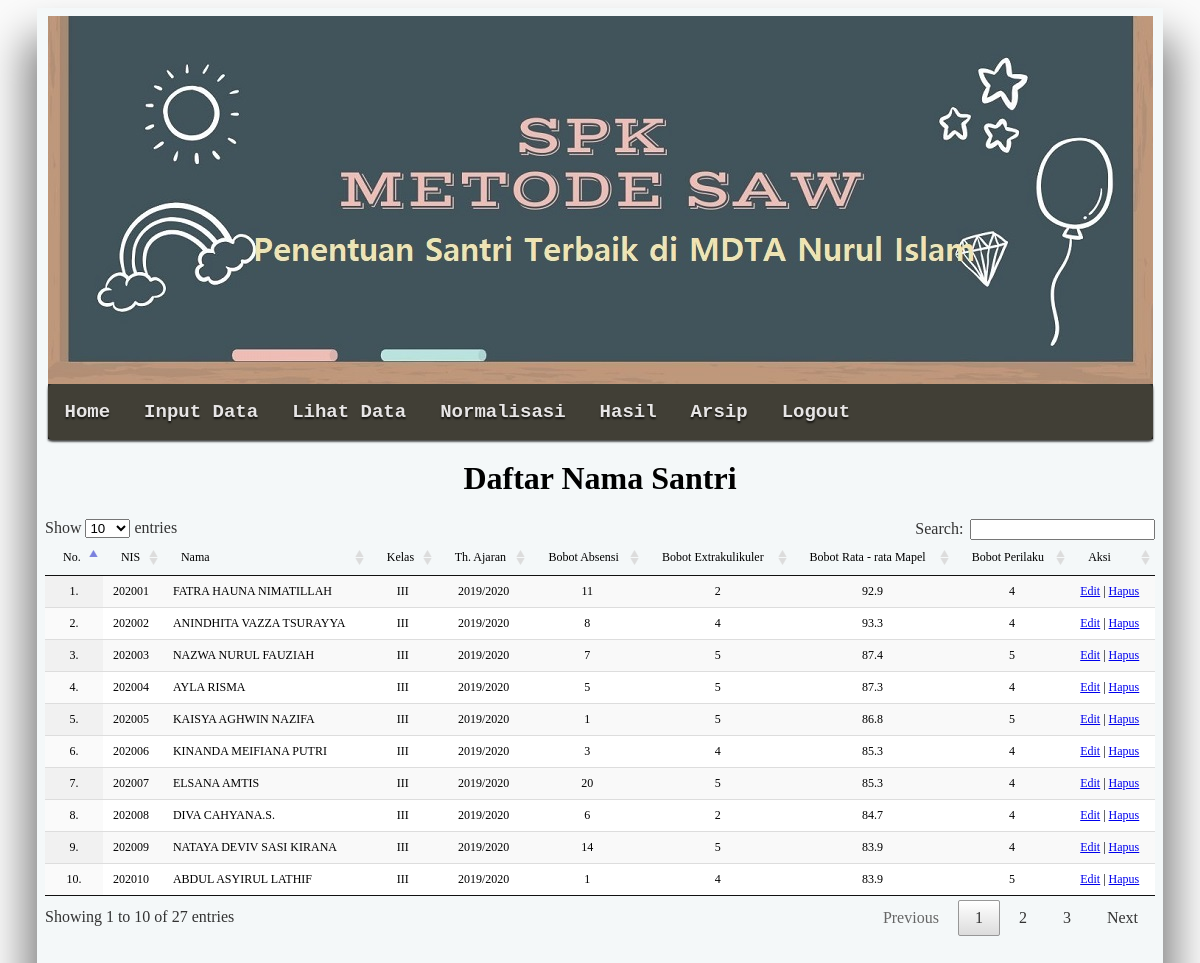
Page /view.php (signed in) on the committed database.
### tables this page shows
CREATE TABLE `tbl_santri` (
  `id_santri` int(11) NOT NULL,
  `nik` int(11) NOT NULL,
  `nis` int(11) NOT NULL,
  `nama` varchar(50) NOT NULL,
  `kelas` varchar(5) NOT NULL,
  `th_ajaran` varchar(50) NOT NULL,
  `alamat` varchar(50) NOT NULL,
  `status` tinyint(4) NOT NULL DEFAULT 0
);

CREATE TABLE `tbl_matrik` (
  `id_matrik` int(11) NOT NULL,
  `nik` int(11) NOT NULL,
  `kriteria1_absensi` int(11) NOT NULL,
  `kriteria2_extrakulikuler` int(11) NOT NULL,
  `kriteria3_mapel` float NOT NULL,
  `kriteria4_perilaku` int(11) NOT NULL,
  `status` tinyint(4) NOT NULL DEFAULT 0
);

### view.php (the view, shortened to what this page needs)
<?php
require_once"koneksi.php";
?>
<html>
<head>
	<link rel="stylesheet" type="text/css" href="assets/css/jquery.dataTables.css">
	<link rel="stylesheet" href="css/style.css" type="text/css" />
	<link rel="stylesheet" href="css/menu.css" type="text/css" media="screen">
</head>
<body>
	<?php include'templates/header.php'; ?>
				<h1> Daftar Nama Santri </h1>
				<table id='example' class='display' cellspacing='0' width='100%'>
					<thead>
						<tr>
							<td>No.</td>
							<td>NIS</td>
							<td>Nama</td>
							<td>Kelas</td>
							<td>Th. Ajaran</td>
							<td>Bobot Absensi</td>
							<td>Bobot Extrakulikuler</td>
							<td>Bobot Rata - rata Mapel</td>
							<td>Bobot Perilaku</td>
							<td>Aksi</td>
						</tr>
					</thead>
					<?php
					$query = mysqli_query($koneksi, "SELECT * FROM tbl_santri, tbl_matrik WHERE tbl_matrik.nik=tbl_santri.nik AND tbl_matrik.status='0' AND tbl_santri.status='0' ORDER BY tbl_matrik.nik ASC") or die(mysqli_error($koneksi));
						$no = 1;
						while($data = mysqli_fetch_assoc($query)){ ?>
						<tr>
							<td align="center"><?= $no++; ?>.</td>
							<td><?= $data['nis']; ?></td>
							<td><?= $data['nama']; ?></td>
							<td align="center"><?= $data['kelas']; ?></td>
							<td align="center"><?= $data['th_ajaran']; ?></td>
							<td align="center"><?= $data['kriteria1_absensi']; ?></td>
							<td align="center"><?= $data['kriteria2_extrakulikuler']; ?></td>
							<td align="center"><?= $data['kriteria3_mapel']; ?></td>
							<td align="center"><?= $data['kriteria4_perilaku']; ?></td>
							<td>
								<a href="edit.php?nik=<?= $data['nik']; ?>">Edit</a> |
								<a href="proses/hapus.php?nik=<?= $data['nik']; ?>" onclick="return confirm('Yakin akan menghapus data?')">Hapus</a>
							</td>
						</tr>
						<?php
						}
					?>
				</table>
		</div>
	</div>
</body>
</html>

### css/style.css (style rules this page uses)
body { background:#fbfbfb; }
table, tr, td { font-size: 12px; }

### view.php (style rules this page uses)
table, tr, td { font-size: 12px; }

### rows in the picture
tbl_santri: nis "202001", nama "FATRA HAUNA NIMATILLAH", kelas "III", th_ajaran "2019/2020", tbl_matrik.kriteria1_absensi "11", tbl_matrik.kriteria2_extrakulikuler "2", tbl_matrik.kriteria3_mapel "92.9", tbl_matrik.kriteria4_perilaku "4"
tbl_santri: nis "202002", nama "ANINDHITA VAZZA TSURAYYA", kelas "III", th_ajaran "2019/2020", tbl_matrik.kriteria1_absensi "8", tbl_matrik.kriteria2_extrakulikuler "4", tbl_matrik.kriteria3_mapel "93.3", tbl_matrik.kriteria4_perilaku "4"
tbl_santri: nis "202003", nama "NAZWA NURUL FAUZIAH", kelas "III", th_ajaran "2019/2020", tbl_matrik.kriteria1_absensi "7", tbl_matrik.kriteria2_extrakulikuler "5", tbl_matrik.kriteria3_mapel "87.4", tbl_matrik.kriteria4_perilaku "5"
tbl_santri: nis "202004", nama "AYLA RISMA", kelas "III", th_ajaran "2019/2020", tbl_matrik.kriteria1_absensi "5", tbl_matrik.kriteria2_extrakulikuler "5", tbl_matrik.kriteria3_mapel "87.3", tbl_matrik.kriteria4_perilaku "4"
tbl_santri: nis "202005", nama "KAISYA AGHWIN NAZIFA", kelas "III", th_ajaran "2019/2020", tbl_matrik.kriteria1_absensi "1", tbl_matrik.kriteria2_extrakulikuler "5", tbl_matrik.kriteria3_mapel "86.8", tbl_matrik.kriteria4_perilaku "5"
tbl_santri: nis "202006", nama "KINANDA MEIFIANA PUTRI", kelas "III", th_ajaran "2019/2020", tbl_matrik.kriteria1_absensi "3", tbl_matrik.kriteria2_extrakulikuler "4", tbl_matrik.kriteria3_mapel "85.3", tbl_matrik.kriteria4_perilaku "4"
tbl_santri: nis "202007", nama "ELSANA AMTIS", kelas "III", th_ajaran "2019/2020", tbl_matrik.kriteria1_absensi "20", tbl_matrik.kriteria2_extrakulikuler "5", tbl_matrik.kriteria3_mapel "85.3", tbl_matrik.kriteria4_perilaku "4"
tbl_santri: nis "202008", nama "DIVA CAHYANA.S.", kelas "III", th_ajaran "2019/2020", tbl_matrik.kriteria1_absensi "6", tbl_matrik.kriteria2_extrakulikuler "2", tbl_matrik.kriteria3_mapel "84.7", tbl_matrik.kriteria4_perilaku "4"
tbl_santri: nis "202009", nama "NATAYA DEVIV SASI KIRANA", kelas "III", th_ajaran "2019/2020", tbl_matrik.kriteria1_absensi "14", tbl_matrik.kriteria2_extrakulikuler "5", tbl_matrik.kriteria3_mapel "83.9", tbl_matrik.kriteria4_perilaku "4"
tbl_santri: nis "202010", nama "ABDUL ASYIRUL LATHIF", kelas "III", th_ajaran "2019/2020", tbl_matrik.kriteria1_absensi "1", tbl_matrik.kriteria2_extrakulikuler "4", tbl_matrik.kriteria3_mapel "83.9", tbl_matrik.kriteria4_perilaku "5"
